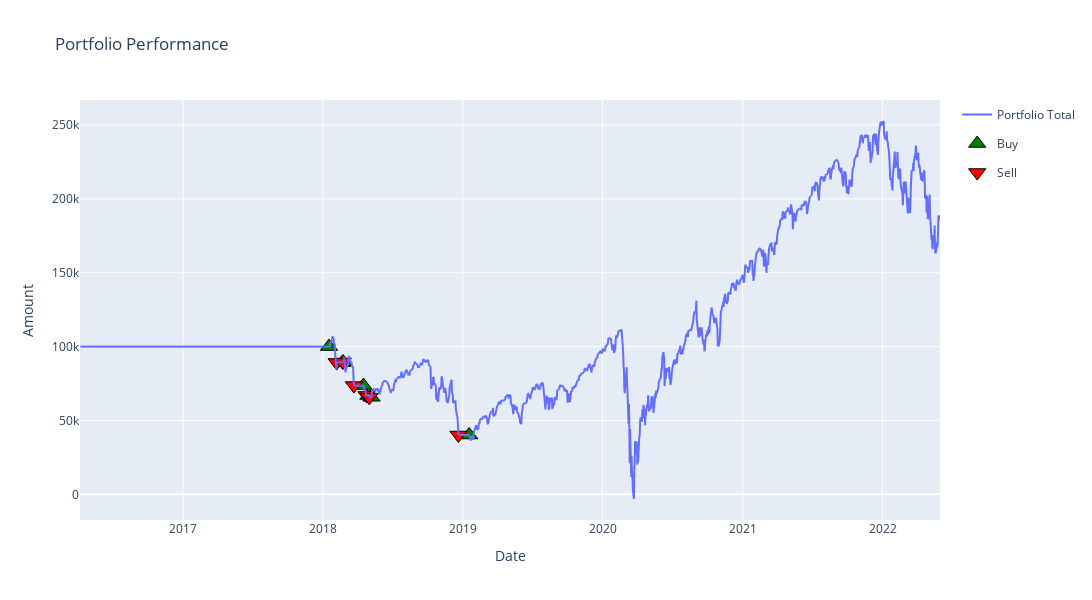

The notebook cell saved with this chart:
### Code cell
plot_portfolio(svm_ptf_df)

### Figure 1 — Plotly figure (JSON) as saved in the notebook; plotly's stock layout.template omitted (floating-point values rounded to 4 significant figures; data arrays with more than 128 entries replaced by an {"elided": "..."} marker saying what was removed)
{"data": [{"hovertemplate": "variable=Portfolio Total<br>Date=%{x}<br>value=%{y}<extra></extra>", "legendgroup": "Portfolio Total", "line": {"color": "#636efa", "dash": "solid"}, "marker": {"symbol": "circle"}, "mode": "lines", "name": "Portfolio Total", "showlegend": true, "type": "scattergl", "x": {"elided": "1549 str values"}, "xaxis": "x", "y": {"elided": "1549 float values"}, "yaxis": "y"}, {"hovertemplate": "variable=Buy<br>Date=%{x}<br>value=%{y}<extra></extra>", "legendgroup": "Buy", "marker": {"color": "green", "line": {"color": "black", "width": 1}, "size": 15, "symbol": "triangle-up"}, "mode": "markers", "name": "Buy", "orientation": "v", "showlegend": true, "type": "scatter", "x": ["2018-01-17T00:00:00", "2018-02-21T00:00:00", "2018-02-23T00:00:00", "2018-04-17T00:00:00", "2018-04-30T00:00:00", "2018-05-08T00:00:00", "2019-01-18T00:00:00"], "xaxis": "x", "y": [100000, 89260.0, 89520.0, 73620.0, 66920.0, 65680.0, 40150.0], "yaxis": "y"}, {"hovertemplate": "variable=Sell<br>Date=%{x}<br>value=%{y}<extra></extra>", "legendgroup": "Sell", "marker": {"color": "red", "line": {"color": "black", "width": 1}, "size": 15, "symbol": "triangle-down"}, "mode": "markers", "name": "Sell", "orientation": "v", "showlegend": true, "type": "scatter", "x": ["2018-02-06T00:00:00", "2018-02-22T00:00:00", "2018-03-23T00:00:00", "2018-04-25T00:00:00", "2018-05-02T00:00:00", "2018-12-21T00:00:00"], "xaxis": "x", "y": [89260.0, 89520.0, 73620.0, 66920.0, 65680.0, 40150.0], "yaxis": "y"}], "layout": {"height": 600, "title": {"text": "Portfolio Performance"}, "width": 1200, "xaxis": {"title": {"text": "Date"}}, "yaxis": {"title": {"text": "Amount"}}}}
